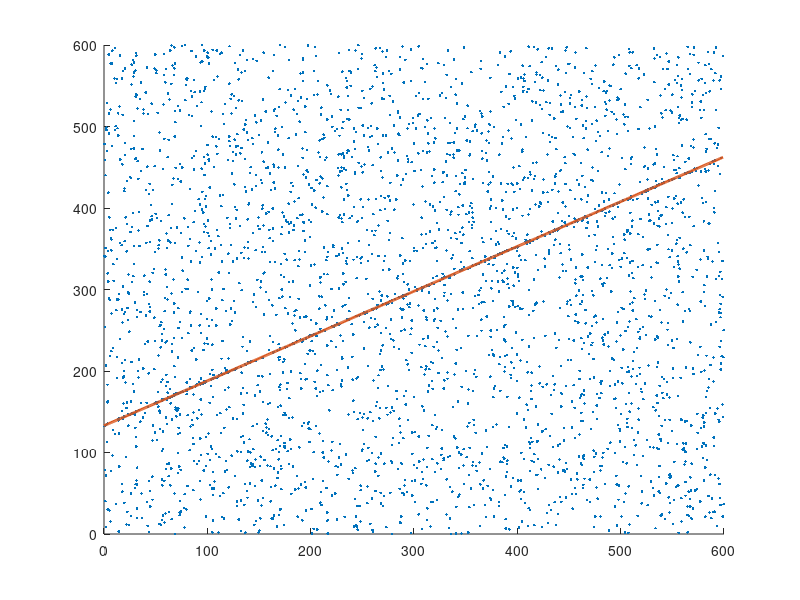

Write MATLAB code to recreate this figure.
close all
load ('points.mat');

iter = 0;
max_iters = 10000;

current_score = 0;
best_score = 0;

best_model = zeros (1,3);
points_size = size (points, 1);
sample_size = 2;
threshold = 10;

weights = ones (1, points_size) / points_size;
indices = 1:points_size;

x = min(min(points)):max(max(points));
    
while iter < max_iters
    for s = 1:1000
        sample = unique (randsample(indices, sample_size, true, weights));
        if size (sample, 2) == sample_size
            pt1 = points(sample(1), :);
            pt2 = points(sample(2), :);
            break
        end
    end
    if s == 1000
        disp ('bad samping');
        return
    end

    a = pt1 (2) - pt2 (2);
    b = pt2 (1) - pt1 (1);
    mag = sqrt (a^2 + b^2);
    a = a/mag; b = b/mag;
    c = (pt1 (1) * pt2 (2) - pt2 (1) * pt1 (2)) / mag;
    
    inliers = abs (points * [a;b] + c) < threshold;
    current_score = sum (inliers);
    
%     weights(~inliers) = 2 * weights (~inliers);
%     weights(inliers)  =     weights (inliers) / 2;
    
    weights(inliers)  = weights (inliers) / 4;
    add = (1 - sum (weights(inliers))) / size (weights (~inliers), 2);
    weights(~inliers) = weights (~inliers) + add;
    
%     figure;
%     xlim ([0 max(points (:,1))+1]); ylim ([0 max(points (:,2))+1]);
%     disp ('press key')
%     hold on;
%     y = (-a*x - c)/b;
%     plot (points(:,1), points(:,2), '.'); plot (x, y, 'LineWidth', 2); 
%     inls = points (inliers, :);
%     plot (inls(:,1), inls(:,2), 'o'); 
%     plot ([pt1(1); pt2(1)], [pt1(2); pt2(2)], '+');
%     hold off
%     w = waitforbuttonpress;
%     close;
    
%     figure;
%     xlim ([0 max(points (:,1))+1]); ylim ([0 max(points (:,2))+1]);
%     hold on;
%     y = (-a*x - c)/b;
%     plot (x, y, 'LineWidth', 2); 
%     arrayfun (@(i) plot (points (i,1), points(i,2), ...
%                     '.', 'Color', 'blue', 'MarkerSize', weights(i)*10000), indices);
%     hold off;
%     w = waitforbuttonpress;
%     saveas (gcf, [char(string(iter)) '.png']);
%     close;
    
    if current_score > best_score
        best_score = current_score;
        best_model = [a b c];
        
        disp ('new max score')
        best_score 
        
        disp ('iteration')
        iter
        
        max_iters = log (0.01) / log (1 - (current_score/points_size)^sample_size);
    end
    iter = iter + 1;
end
disp('iterations reached');
disp (iter)

a = best_model(1);
b = best_model(2);
c = best_model(3);

inliers = points (abs (points * [a;b] + c) < threshold, :);
[V,~] = eig (cov (inliers));
a = V(1,1);
b = V(2,1);
c = -mean (inliers) * V(:, 1);

inliers = abs (points * [a;b] + c) < threshold;
disp ('number of inliers')
sum (inliers)
inliers = points (inliers, :);

figure;
hold on;
y = (-a*x - c)/b;
plot (points(:,1), points(:,2), '.');
plot (x, y, 'LineWidth', 2);
hold off

